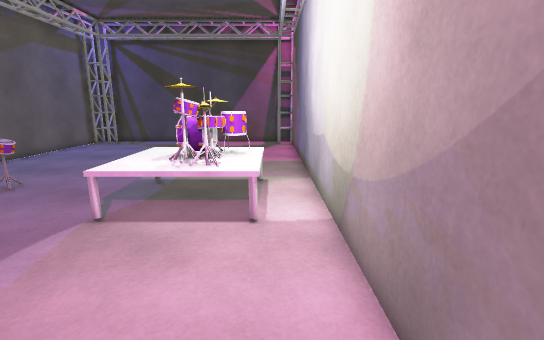
View 1 (above)

12 first-person views from a walk through a 3-D level made in the Unity game engine. The camera is 1.5 m above the floor, tilts 12° down and sees 85° across. The floor is counted in squares, 0.5 m on a side. Each view is taken from the middle of a square. On the plan, view 1 faces up. The plan holds only what a view shows up to about 20 squares ahead; the rest is blank. Surface patterns are stand-ins for the level's own textures.

View 2
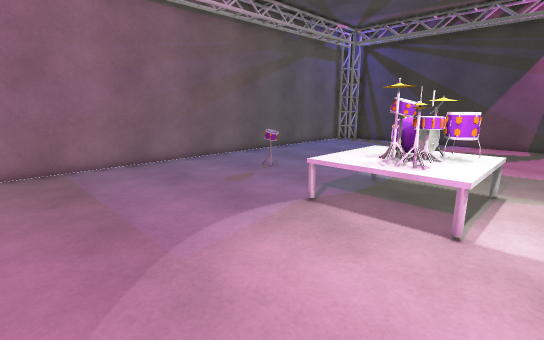

View 3
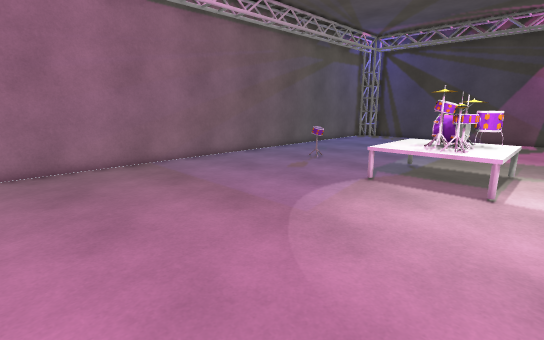

View 4
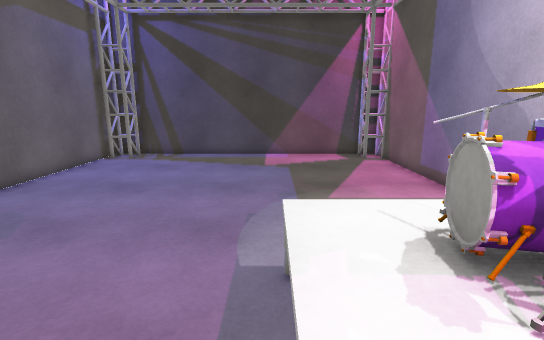

View 5
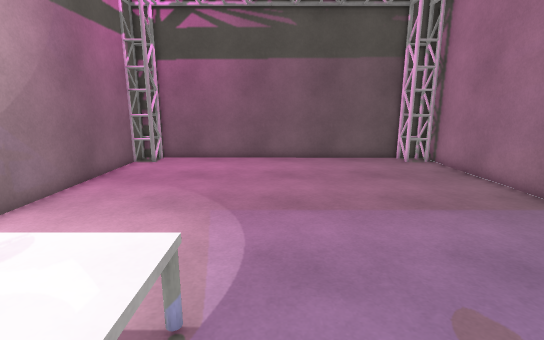

View 6
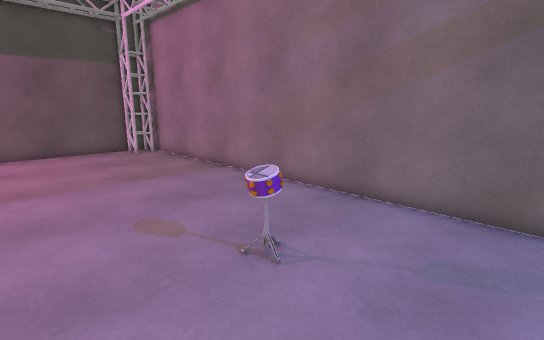

View 7
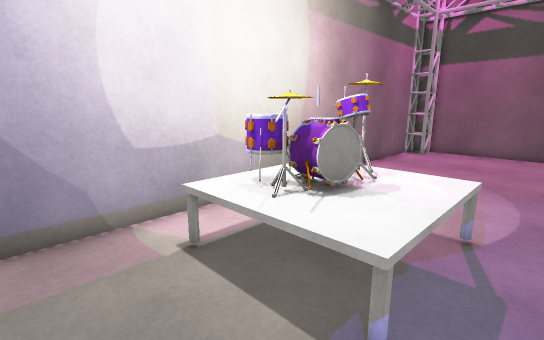

View 8
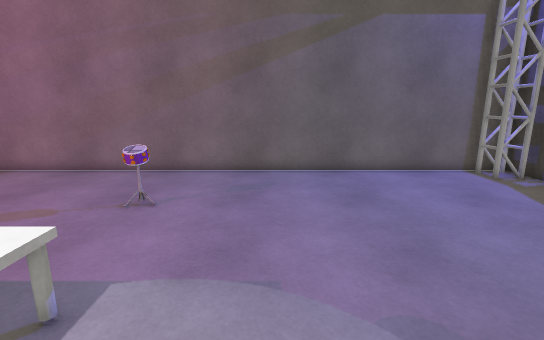

View 9
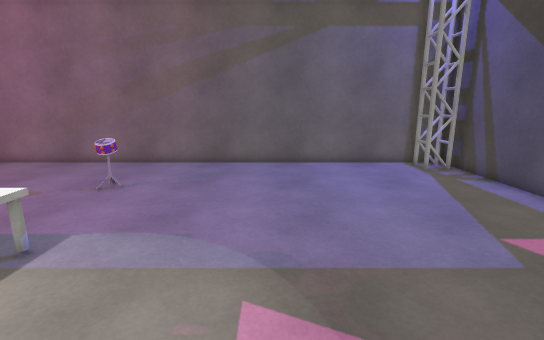

View 10
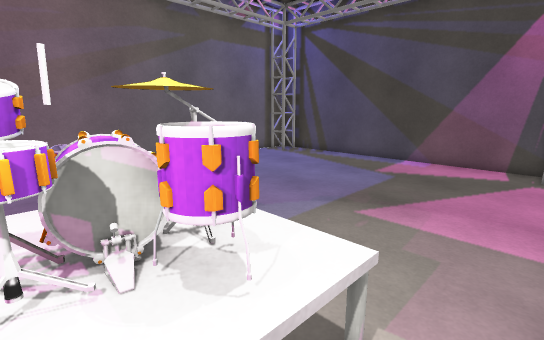

View 11
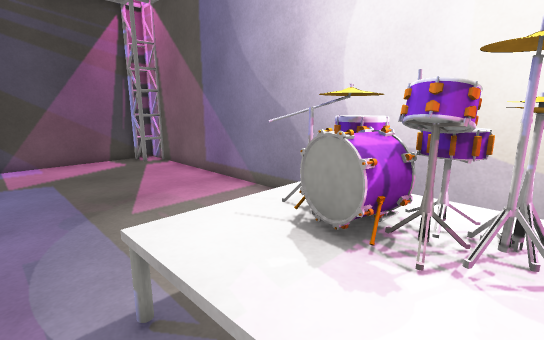

View 12
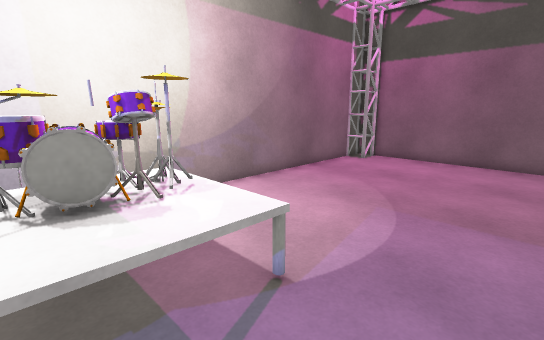

### Floor plan
Key: @ floor where view 1 was taken; # wall or solid block; . floor; = window, fence, low wall or low ledge; ^ raised ledge; O other object.
Columns run from 15 left of view 1 to 2 right of it. Each row starts with its distance up from view 1.
 26 ##################
 25 ###............ ##
 24 #................#
 23 #................#
 22 #................#
 21 #................#
 20 #................#
 19 #................#
 18 #................#
 17 #................#
 16 #................#
 15 #................#
 14 #................#
 13 #................#
 12 #.........^^^^^..#
 11 #....=....^^^^^..#
 10 #.........^^^^^..#
  9 #.........^^^O^..#
  8 #.........^^^^^..#
  7 #............==..#
  6 #................#
  5 #................#
  4 #................#
  3 #................#
  2 #................#
  1 #................#
  0 #..............@.#
 -1 #................#
 -2 #................#
 -3 #................#
 -4 #................#
 -5 #=..............=#
 -6 ###............ ##
 -7 ##################

Positions as (right, up) in squares from view 1, and headings:
1: (0, 0), facing up
2: (1, 0), facing up-left
3: (1, -4), facing up-left
4: (-5, 7), facing up
5: (-6, 11), facing down
6: (-6, 15), facing down-left
7: (-6, 15), facing down-right
8: (-1, 15), facing left
9: (1, 17), facing left
10: (1, 9), facing up-left
11: (-6, 8), facing up-right
12: (-8, 11), facing down-right
